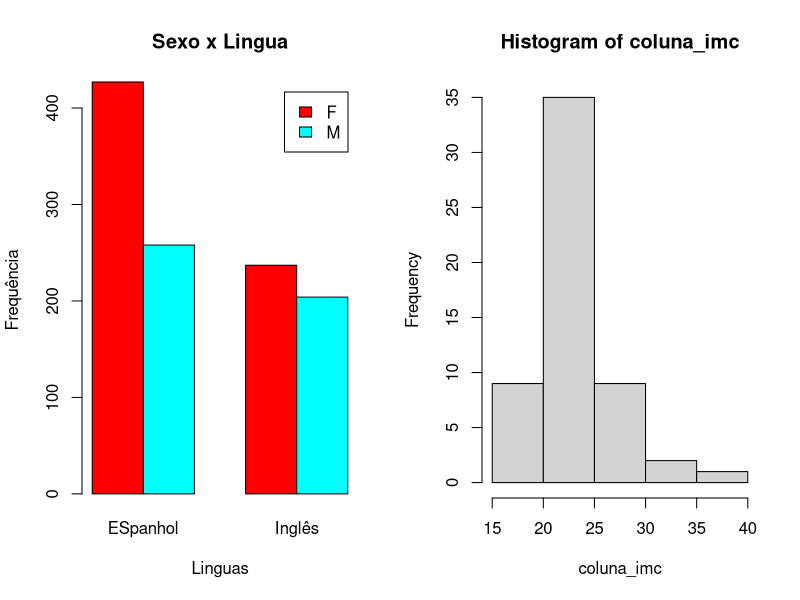
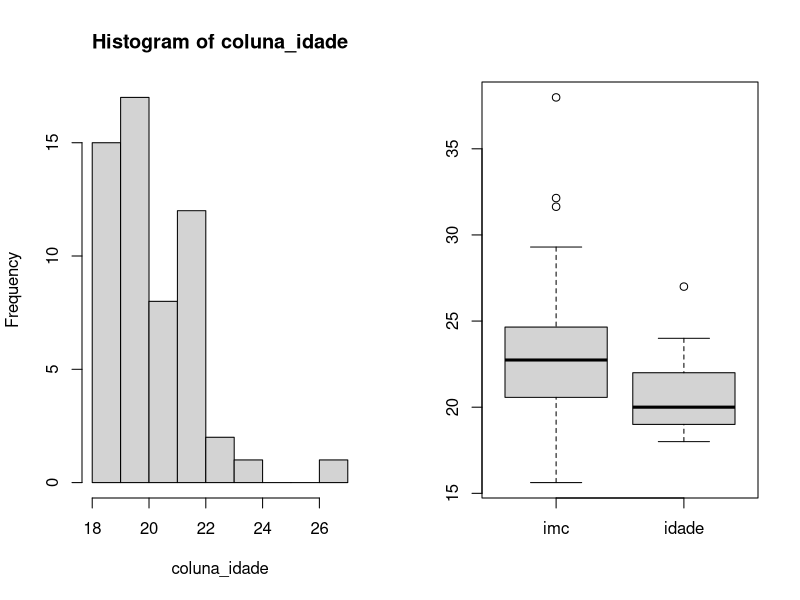
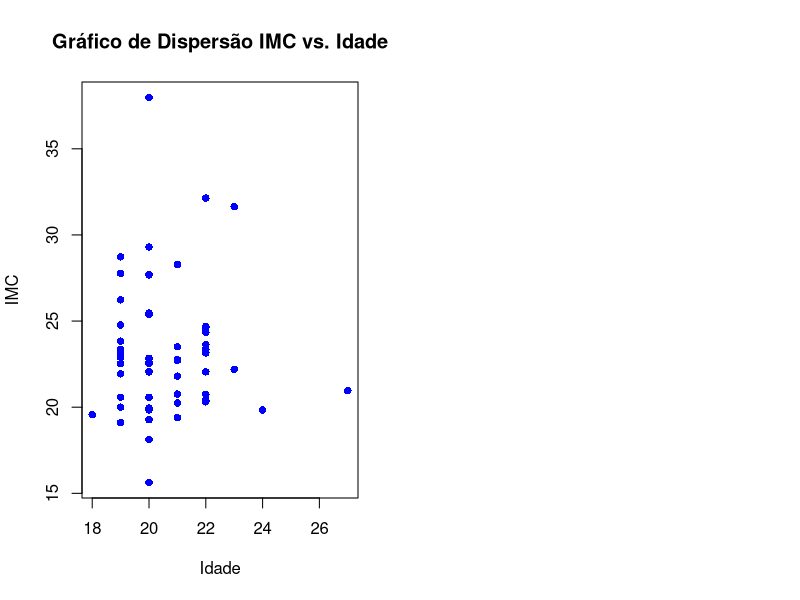
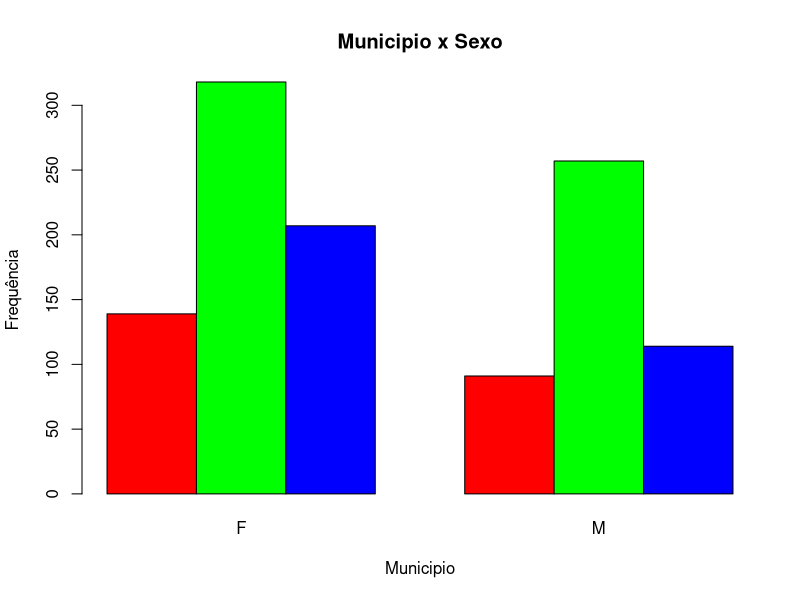

Generate these figures, in order, with R:
require(car)
require(dplyr)

## lendo o csv
data_imc <- read.csv('imc.csv', sep = ',', dec = ',', encoding = "UTF-8")
data_enem <- read.csv('enem.csv', sep = ',', dec = ',', encoding = "UTF-8")
## mostrar os dados em tabela
View(data_imc)
View(data_enem)

## exibir as variaveis
glimpse(data_imc)
glimpse(data_enem)

# a) Com algumas variáveis QUALITATIVAS, elaborar gráficos de barras e comentar
# os resultados.
# utilizaremos TP_SEXO e TP_LINGUA
coluna_tp_sexo <- data_enem$TP_SEXO
coluna_tp_lingua <- data_enem$TP_LINGUA
matriz_frequencias <- table(coluna_tp_sexo, coluna_tp_lingua)
# Passo 2: Criar os gráficos de barras sexo x lingua
par(mfrow = c(1, 2))  # Organiza os gráficos em uma linha com 2 colunas
barplot(matriz_frequencias, beside = TRUE, legend.text = TRUE, col = rainbow(nrow(matriz_frequencias)), main = "Sexo x Lingua", xlab = "Linguas", ylab = "Frequência")
# percebe-se que,os que escolhem a lingua estrangeira ESPANHOL, sao em grande maioria, mulheres
# por outro lado, dentre os que escolhem inglês, mulheres e homens são quase que iguais em número, tendo as mulheres pequena maioria

# b) Com algumas variáveis QUANTITATIVAS, elaborar histograma e boxplot e
# comentar e interpretar os resultados com relação a assimetria dos dados.
# utilizaremos a tabela imc com as colunas IMC e IDADE
coluna_imc <- data_imc$IMC
coluna_idade <- data_imc$Idade
join_imc_idade <- list(coluna_imc,coluna_idade)
hist(coluna_imc)
hist(coluna_idade)

boxplot(join_imc_idade, names=c("imc","idade"))

## extra - grafico de dispersao
plot(coluna_idade, coluna_imc, pch = 16, col = "blue", 
     xlab = "Idade", ylab = "IMC", main = "Gráfico de Dispersão IMC vs. Idade")


# c) Elaborar análise BIVARIADA, com variáveis dos tipos:
#  i. variáveis qualitativas x qualitativas,
# utilizaremos a database do enem e as colunas TP_SEXO e NO_MUNICIPIO_ESC
coluna_nm_mun <- data_enem$NO_MUNICIPIO_ESC
matriz_frequencias_sm <- table(coluna_nm_mun,coluna_tp_sexo)
# - grafico de barras
par(mfrow = c(1, 1))  # Organiza os gráficos em uma linha com 2 colunas
# coruripe, palmeira dos indios e penedo (vermelho, verde e azul (respectivamente))
barplot(matriz_frequencias_sm, beside = TRUE, col = rainbow(nrow(matriz_frequencias_sm)), main = "Municipio x Sexo", xlab = "Municipio", ylab = "Frequência")


